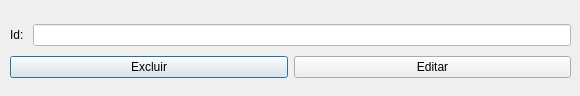
<?xml version="1.0" encoding="UTF-8"?>
<ui version="4.0">
 <class>Editar</class>
 <widget class="QDialog" name="Editar">
  <property name="geometry">
   <rect>
    <x>0</x>
    <y>0</y>
    <width>580</width>
    <height>96</height>
   </rect>
  </property>
  <property name="windowTitle">
   <string>Dialog</string>
  </property>
  <widget class="QWidget" name="">
   <property name="geometry">
    <rect>
     <x>10</x>
     <y>20</y>
     <width>561</width>
     <height>62</height>
    </rect>
   </property>
   <layout class="QVBoxLayout" name="verticalLayout">
    <item>
     <layout class="QHBoxLayout" name="horizontalLayout">
      <item>
       <widget class="QLabel" name="label_id">
        <property name="text">
         <string>Id: </string>
        </property>
       </widget>
      </item>
      <item>
       <widget class="QLineEdit" name="field_txt">
        <property name="styleSheet">
         <string notr="true">background:#fff;</string>
        </property>
       </widget>
      </item>
     </layout>
    </item>
    <item>
     <layout class="QHBoxLayout" name="horizontalLayout_2">
      <item>
       <widget class="QPushButton" name="btn_excluir">
        <property name="text">
         <string>Excluir</string>
        </property>
       </widget>
      </item>
      <item>
       <widget class="QPushButton" name="btn_edit">
        <property name="text">
         <string>Editar</string>
        </property>
       </widget>
      </item>
     </layout>
    </item>
   </layout>
  </widget>
 </widget>
 <resources/>
 <connections/>
</ui>
